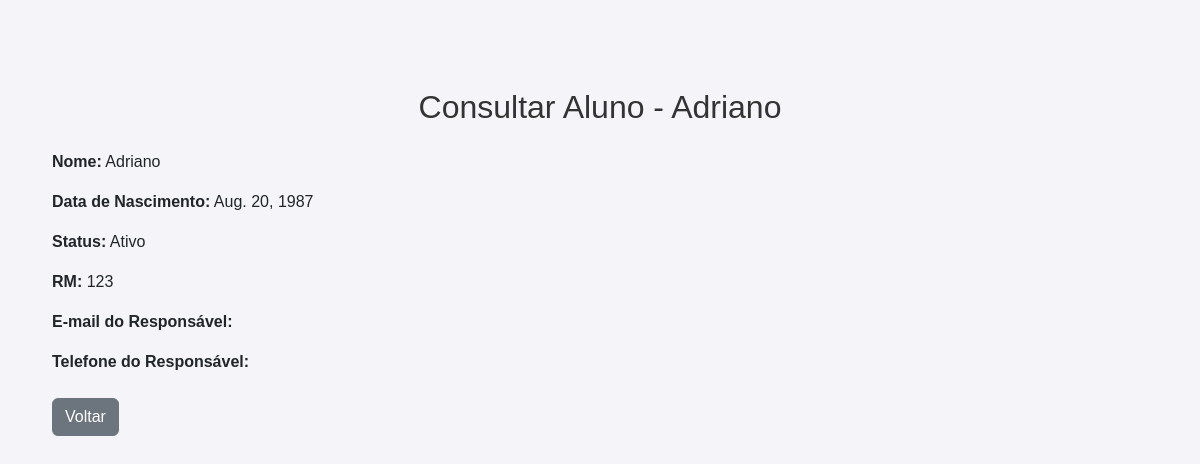
Screenshot of /secretaria/consultar_aluno/84/ with the database file from the repository.
### core/models.py (models this page shows, shortened)
class Aluno(models.Model):
    user = models.OneToOneField(User, on_delete=models.CASCADE, related_name='aluno_profile')
    nome = models.CharField(max_length=100)
    rm = models.CharField(max_length=20, unique=True)  # Registro de matrícula único
    ra_rg = models.CharField(max_length=20, blank=True, null=True)  # RA ou RG (opcional)
    data_nascimento = models.DateField()  # Data de nascimento do aluno
    status = models.CharField(
        max_length=11,
        choices=[('ativo', 'Ativo'), ('transferido', 'Transferido'), ('suplente', 'Suplente')],
        default='ativo'
    )
    email_responsavel = models.EmailField(max_length=100, blank=True, null=True)
    telefone_responsavel = models.CharField(max_length=15, blank=True, null=True)

### core/views.py (the view)
# urls.py: path('secretaria/consultar_aluno/<int:aluno_id>/', views.consultar_aluno, name='consultar_aluno'),
def consultar_aluno(request, aluno_id):
    aluno = Aluno.objects.get(id=aluno_id)
    return render(request, 'core/consultar_aluno.html', {'aluno': aluno})

### core/templates/core/consultar_aluno.html (shortened to what this page needs)
{% load static %}
<!DOCTYPE html>
<html lang="pt-BR">
<head>
    <link href="https://cdn.jsdelivr.net/npm/bootstrap@5.3.0/dist/css/bootstrap.min.css" rel="stylesheet">
    <link rel="stylesheet" href="{% static 'css/estilos.css' %}">
</head>
<body>
    <div class="container mt-5">
        <h1 class="text-center mb-4">Consultar Aluno - {{ aluno.nome }}</h1>
        <div class="mb-3">
            <p><strong>Nome:</strong> {{ aluno.nome }}</p>
        </div>
        <div class="mb-3">
            <p><strong>Data de Nascimento:</strong> {{ aluno.data_nascimento }}</p>
        </div>
        <div class="mb-3">
            <p><strong>Status:</strong> {{ aluno.get_status_display }}</p>
        </div>
        <div class="mb-3">
            <p><strong>RM:</strong> {{ aluno.rm }}</p>
        </div>
        <div class="mb-3">
            <p><strong>E-mail do Responsável:</strong> {{ aluno.email_responsavel }}</p>
        </div>
        <div class="mb-3">
            <p><strong>Telefone do Responsável:</strong> {{ aluno.telefone_responsavel }}</p>
        </div>
        <div class="d-flex justify-content-start mt-4">
            <a href="{% url 'gerenciar_alunos' %}" class="btn btn-secondary">Voltar</a>
        </div>
    </div>
</body>
</html>

### static/css/estilos.css (style rules this page uses)
body { font-family: 'Arial', sans-serif; background-color: #f4f4f9; margin: 20px; padding: 20px; }
h1 { color: #333; text-align: center; margin-top: 20px; font-size: 2em; }

### rows the page displays
Aluno: nome "Adriano", data_nascimento "Aug. 20, 1987", status "Ativo", rm "123"
